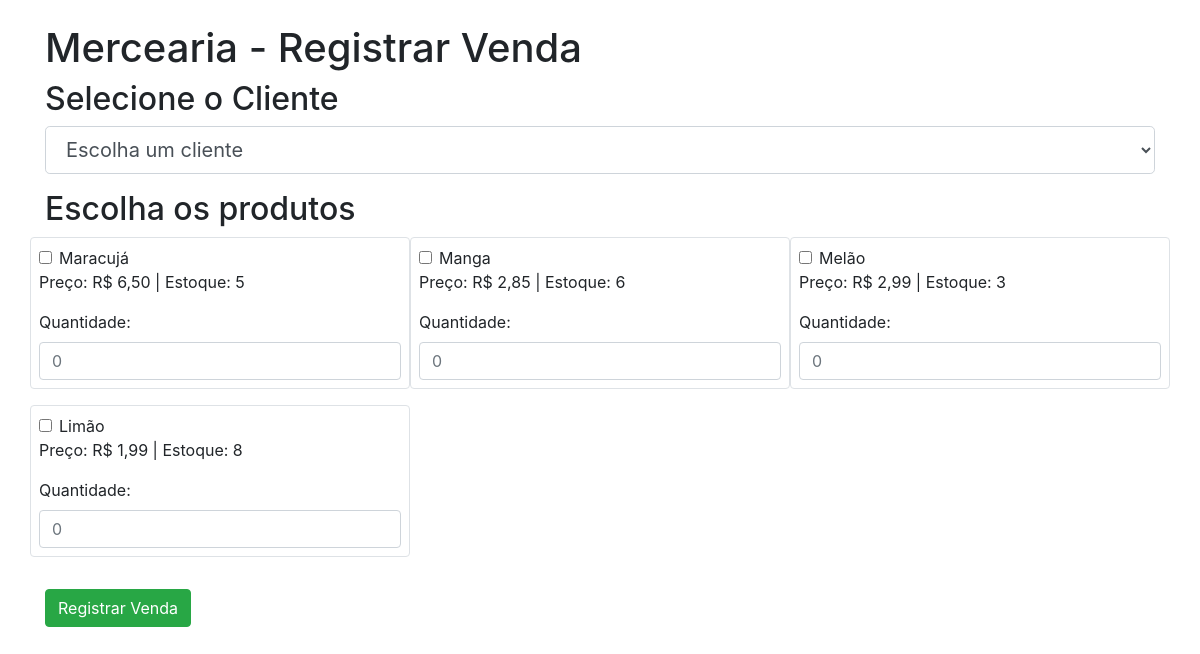
The app's page /vendas, older data.
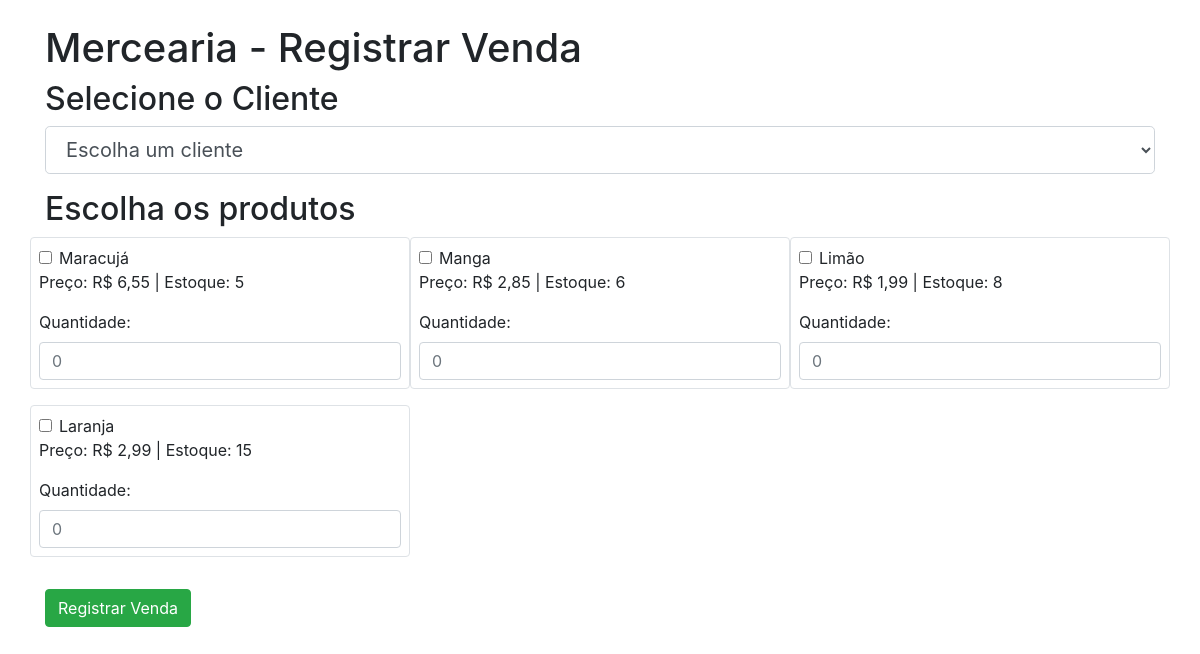
The same page, newer data.
### aplicacao/models.py (models this page shows, shortened)
class Produto(models.Model):
    nome = models.CharField("Nome", max_length=200,null = True)
    preco = models.DecimalField("Preço", decimal_places=2, max_digits=8)
    quantidade = models.PositiveIntegerField("Quantidade", default=0, null=True)

### aplicacao/views.py (the view, shortened to what this page needs)
# urls.py: path('vendas', views.vendas, name="url_vendas")
def vendas(request):
    clientes = Cliente.objects.all()
    produtos = Produto.objects.all()
    messages.success(request, "Sua venda foi registrada")
    return render(request, 'vendas.html', {'clientes': clientes, 'produtos': produtos})

### aplicacao/templates/vendas.html (shortened to what this page needs)
{% load bootstrap4 %}
<!DOCTYPE html>
<html lang="pt-br">
  <head>
    {% bootstrap_css %}
  </head>
  <body>
    <div class="container mt-4">
      <h1>Mercearia - Registrar Venda</h1>
      <form method="POST">
        <h2>Selecione o Cliente</h2>
        <select
          class="form-control form-control-lg mb-3"
          name="cliente"
          required
        >
          <option value="" disabled selected>Escolha um cliente</option>
        </select>
        <h2>Escolha os produtos</h2>
        <div class="row">
          {% for p in produtos %}
          <div class="col-md-4 mb-3 border p-2 rounded">
            <div class="form-check">
              <input
                class="form-check-input"
                type="checkbox"
                name="produto"
                value="{{ p.id }}"
                id="produto{{ p.id }}"
              />
              <label class="form-check-label" for="produto{{ p.id }}">
                {{ p.nome }}
              </label>
            </div>
            <p>Preço: R$ {{ p.preco }} | Estoque: {{ p.quantidade }}</p>
            <div>
              <label for="quantidade{{ p.id }}">Quantidade:</label>
              <input
                type="number"
                class="form-control"
                name="quantidade_{{ p.id }}"
                min="1"
                max="{{ p.quantidade }}"
                id="quantidade{{ p.id }}"
                placeholder="0"
              />
            </div>
          </div>
          {% endfor %}
        </div>
        <button type="submit" class="btn btn-success mt-3">
          Registrar Venda
        </button>
      </form>
    </div>
  </body>
</html>

Row changes from the older to the newer data that the page shows:
removed Produto: nome "Melão", preco "2,99", quantidade "3"
changed Produto "Maracujá": preco "6,50" → "6,55"
added Produto: nome "Laranja", preco "2,99", quantidade "15"
